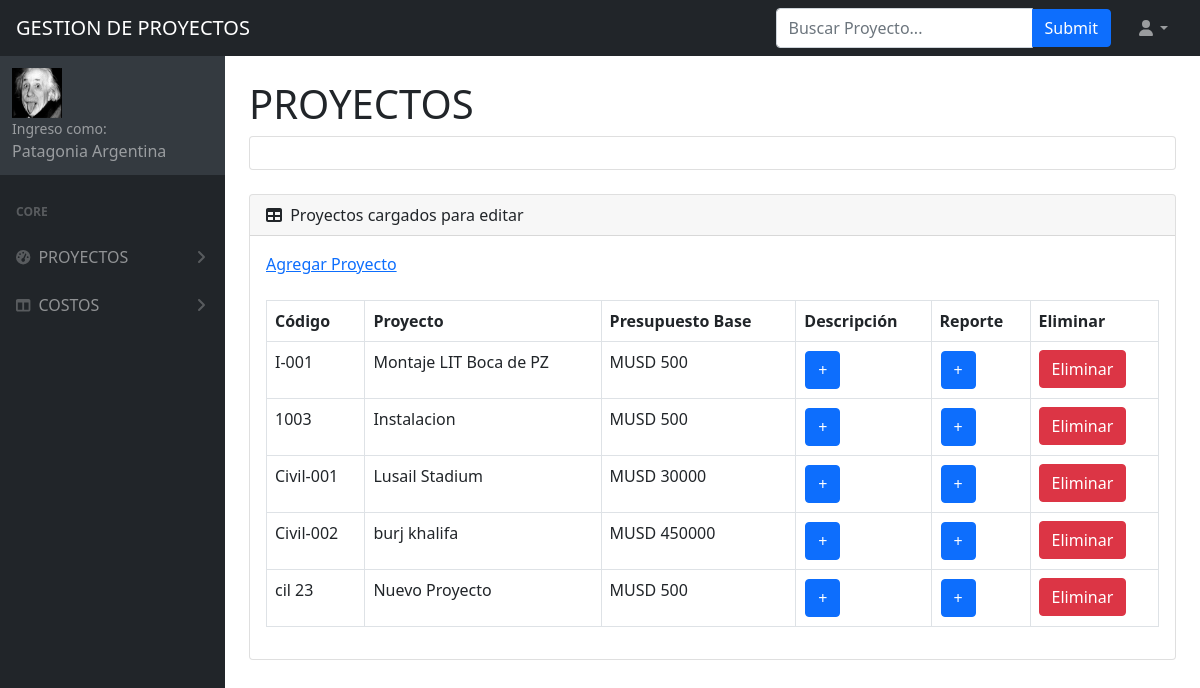
The page /RegistroDeProyecto/Proyectos/ (signed in) on the database its author committed.
### RegistroDeProyecto/models.py (models this page shows, shortened)
class Proyecto(models.Model):
    Nombre=models.CharField(max_length=50)
    Codigo=models.CharField(max_length=50)
    PresupuestoBase=models.IntegerField()

### RegistroDeProyecto/views.py (the view)
# urls.py: path("Proyectos/",ProyectosCargados, name="proyectosCargados"),
@login_required
def ProyectosCargados(request):
    proyect=Proyecto.objects.all() #para traer todos los proyectos
    return render(request, "ProyectosAeditar.html", {"proyect":proyect,"nombretabla":"Proyectos cargados para editar","avatar":AvatarVER(request)})

### RegistroDeProyecto/views.py (called while the page is built)
def AvatarVER(request):
    avatar=Avatar.objects.filter(user=request.user)
    if len(avatar)!=0:
        imagen=avatar[0].imagen.url
    else:
        imagen="/media/AvatarDefecto/avatarpordefecto.png"
    return imagen

### RegistroDeProyecto/Templates/ProyectosAeditar.html
{% extends "PadreReportes.html" %}
{% load static %}
{% block Titulo %}
<h1 class="mt-4">PROYECTOS</h1>
{% endblock %}
{% block Formulario %}
<ol class="breadcrumb mb-4">
    <li class="breadcrumb-item"><a href="{% url 'ProyectoRegistro' %}">Agregar Proyecto</a></li>
</ol>
<table class="dataTable-table">
    <tr>
        <th>Código</th>
        <th>Proyecto</th>
        <th>Presupuesto Base</th>
        <th>Descripción</th>
        <th>Reporte</th>
        <th>Eliminar</th>
    </tr>
    {% for Proyecto in proyect %}
    <tr>
        <td>{{Proyecto.Codigo}}</td>
        <td>{{Proyecto.Nombre}}</td>
        <td>MUSD {{Proyecto.PresupuestoBase}}</td>
        <td><a class="btn btn-primary btn-block" href="{% url 'descripcion' Proyecto.id %}">+</a></td>
        <td><a class="btn btn-primary btn-block" href="{% url 'AgregarReporte' Proyecto.id %}">+</a></td>
        <td><a class="btn btn-danger btn-block" href="{% url 'EliminarProyecto' Proyecto.id %}">Eliminar</a></td>
    </tr>
    {% endfor %}
{% endblock %}

### RegistroDeProyecto/Templates/PadreReportes.html (shortened to what this page needs)
<!DOCTYPE html>
<html lang="en">
{% load static %}
    <head>
        <link href="https://cdn.jsdelivr.net/npm/simple-datatables@latest/dist/style.css" rel="stylesheet" />
        <link href="{% static 'css/styles.css' %}" rel="stylesheet" />
    </head>
    <body class="sb-nav-fixed">
        <nav class="sb-topnav navbar navbar-expand navbar-dark bg-dark">
            <a class="navbar-brand ps-3" href="{% url 'inicio' %}">GESTION DE PROYECTOS</a>
            <form class="d-none d-md-inline-block form-inline ms-auto me-0 me-md-3 my-2 my-md-0" action="{% url 'resultados' %}" method="GET">
                <div class="input-group">
                    <input class="form-control" type="text" name="Nombre" id="Nombre" placeholder="Buscar Proyecto..." aria-label="Buscar Proyecto..." aria-describedby="btnNavbarSearch"/>
                    <input class="btn btn-primary" id="btnNavbarSearch" type="submit"class="fas fa-search">
                </div>
            </form>
            <ul class="navbar-nav ms-auto ms-md-0 me-3 me-lg-4">
                <li class="nav-item dropdown">
                    <a class="nav-link dropdown-toggle" id="navbarDropdown" href="#" role="button" data-bs-toggle="dropdown" aria-expanded="false"><i class="fas fa-user fa-fw"></i></a>
                </li>
            </ul>
        </nav>
        <div id="layoutSidenav">
            <div id="layoutSidenav_nav">
                <nav class="sb-sidenav accordion sb-sidenav-dark" id="sidenavAccordion">
                    <div class="sb-sidenav-footer">
                        <img src="{{avatar}}" height="50" width="50"/>
                        <div class="small">Ingreso como:</div>
                        {{user.first_name}} {{user.last_name}}
                    </div>
                    <div class="sb-sidenav-menu">
                        <div class="nav">
                            <div class="sb-sidenav-menu-heading">Core</div>
                            <a class="nav-link collapsed" href="#" data-bs-toggle="collapse" data-bs-target="#collapsePROYECTOS" aria-expanded="false" aria-controls="collapsePROYECTOS">
                                <div class="sb-nav-link-icon"><i class="fas fa-tachometer-alt"></i></div>
                                PROYECTOS
                                <div class="sb-sidenav-collapse-arrow"><i class="fas fa-angle-down"></i></div>
                            </a>
                            <a class="nav-link collapsed" href="#" data-bs-toggle="collapse" data-bs-target="#collapseCOSTOS" aria-expanded="false" aria-controls="collapseCOSTOS">
                                <div class="sb-nav-link-icon"><i class="fas fa-columns"></i></div>
                                COSTOS
                                <div class="sb-sidenav-collapse-arrow"><i class="fas fa-angle-down"></i></div>
                            </a>
                </nav>
            </div>
            <div id="layoutSidenav_content">
                <main>
                    <div class="container-fluid px-4">
                        {% block Titulo %}{% endblock %}
                        <div class="card mb-4">
                            <div class="card-body">
                            </div>
                        </div>
                        <div class="card mb-4">
                            <div class="card-header">
                                <i class="fas fa-table me-1"></i>
                                {{nombretabla}}
                            </div>
                            <div class="card-body">
                             {% block Formulario %}
                             {% endblock %}
                            </div>
                        </div>
                    </div>
                </main>
            </div>
        </div>
    </body>
</html>

### rows shown on the page
Proyecto: Codigo "I-001", Nombre "Montaje LIT Boca de PZ", PresupuestoBase "500"
Proyecto: Codigo "1003", Nombre "Instalacion", PresupuestoBase "500"
Proyecto: Codigo "Civil-001", Nombre "Lusail Stadium", PresupuestoBase "30000"
Proyecto: Codigo "Civil-002", Nombre "burj khalifa", PresupuestoBase "450000"
Proyecto: Codigo "cil 23", Nombre "Nuevo Proyecto", PresupuestoBase "500"

### other values the page prints
{{ user.first_name }} "Patagonia"
{{ user.last_name }} "Argentina"
{{ nombretabla }} "Proyectos cargados para editar"
